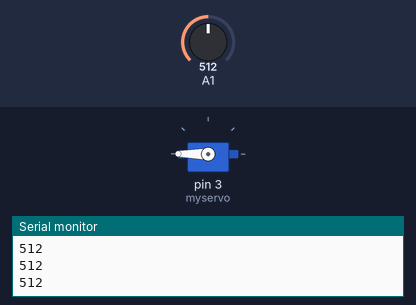
Simulated run of this sketch. Board: Arduino Uno, built with avr-gcc and run on an emulated ATmega328P. Parts: servo, the last lines printed to the serial monitor. The inputs (shaded band) are chosen by the test bench; at power-on: A1 = 512.

Above: at 1.2 s.
1.3 s: A1 set to 932
2.8 s: A1 set to 959
At 3.5 s:
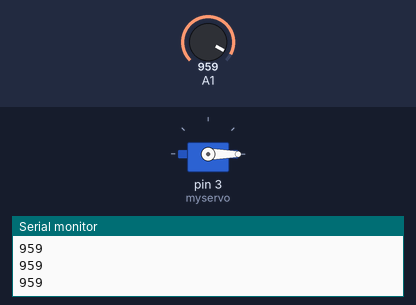
4.3 s: A1 set to 940
At 5.5 s:
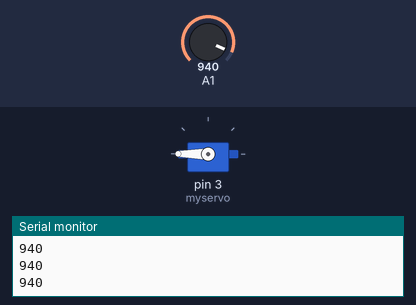
5.8 s: A1 set to 960
At 7.0 s:
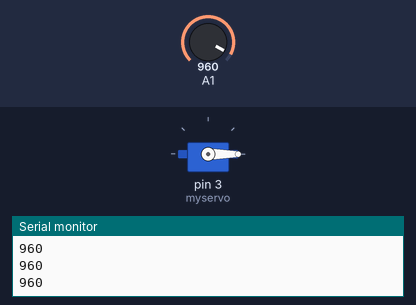
Timing chart, 0 to 8.3 s (numbered marks = the images above; inputs shaded):
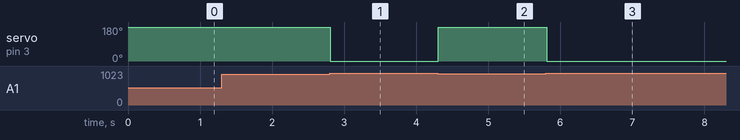

Measured:
- the behaviour switches between 950 and 951 on A1 (found by bisection; images 0 and 1)
- after the input at 2.8 s, servo on pin 3 (myservo): 180° → 0° at once
- after the input at 4.3 s, servo on pin 3 (myservo): 0° → 180° at once
- after the input at 5.8 s, servo on pin 3 (myservo): 180° → 0° at once

The sketch:

Servo_with_Light_sensor.ino
```cpp
#include <Servo.h>
Servo myservo;
void setup() {
  myservo.attach(3);
  //갈색:GND,빨간색:5V,주황색:PWM
  pinMode(A1,INPUT);  //조도센서
  Serial.begin(9600);
}
void loop() {
  int valueL=analogRead(A1);
  Serial.println(valueL);
    if(valueL>950) //어두우면 0도
      myservo.write(0);
    else  //밝으면 180도
      myservo.write(180);
}
```
